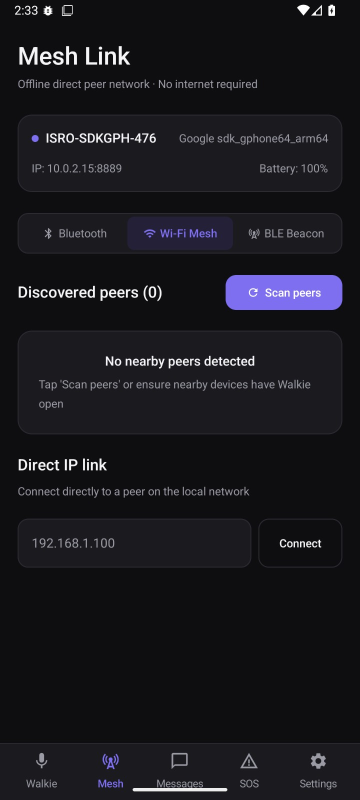
#> input picture docs/screenshots/raw/mesh-link.png, 720 x 1600 px (shown at 1/2 size)
$ python compose_mockup.py
#> lines starting #> are read from the running program, lines starting #| are printed output that depends on the picture; after the words box and inside, x2 and y2 are one past the last pixel; in counts of white or black regions, pixels touching at a corner belong together
"""Wraps raw phone screenshots in a premium phone-bezel frame for the README.

GitHub's markdown renderer strips CSS, so a "phone mockup" has to be a flattened
image with the bezel already baked in rather than drawn with HTML/CSS. This is
100% original vector-style artwork drawn with Pillow -- deliberately not a
downloaded photorealistic device render, since none of the free ones we found
(e.g. community "device frame" datasets scraping real iPhone/Pixel product
photography) ship with a clear license to redistribute in another public repo.

Usage:
    python compose_mockup.py

Reads every *.png in docs/screenshots/raw/ and writes a framed version with the
same filename to docs/screenshots/ (which is what README.md actually embeds).
"""

from pathlib import Path

import numpy as np
from PIL import Image, ImageDraw, ImageFilter

ROOT = Path(__file__).resolve().parents[2]
RAW_DIR = ROOT / "docs" / "screenshots" / "raw"
OUT_DIR = ROOT / "docs" / "screenshots"

BEZEL = 16                 # metallic edge thickness around the screen
CORNER_RADIUS = 64         # outer frame corner radius (modern-phone-ish)
SCREEN_RADIUS = 52         # inner screenshot corner radius
CAMERA_RADIUS = 9          # punch-hole selfie camera
SHADOW_BLUR = 36
SHADOW_MARGIN = 60
SUPERSAMPLE = 3            # render big, downsample for anti-aliased edges

BEZEL_LIGHT = (72, 74, 82, 255)
BEZEL_DARK = (14, 15, 18, 255)
SCREEN_RING = (46, 48, 56, 255)      # thin inner ring between bezel and screen
CAMERA_COLOR = (4, 4, 6, 255)
CAMERA_GLINT = (60, 70, 90, 200)
BUTTON_COLOR = (54, 56, 64, 255)
SHADOW_COLOR = (0, 0, 0, 110)


def rounded_mask(size: tuple[int, int], radius: int) -> Image.Image:
    mask = Image.new("L", size, 0)
    draw = ImageDraw.Draw(mask)
    draw.rounded_rectangle([(0, 0), (size[0] - 1, size[1] - 1)], radius=radius, fill=255)
    return mask


def metallic_gradient(size: tuple[int, int]) -> Image.Image:
    """Diagonal light-to-dark sweep so the edge reads as brushed metal, not flat paint."""
    w, h = size
    yy, xx = np.mgrid[0:h, 0:w]
    t = (xx + yy) / float(w + h)
    v = 0.5 + 0.5 * np.sin(t * np.pi * 1.6 - 0.6)
    arr = np.clip(v * 255, 0, 255).astype(np.uint8)
    grad = Image.fromarray(arr, mode="L")
    return grad.filter(ImageFilter.GaussianBlur(w * 0.03))


def compose_one(src_path: Path, dst_path: Path) -> None:
    shot = Image.open(src_path).convert("RGBA")
    w, h = shot.size
#> w = 720; h = 1600
    S = SUPERSAMPLE

    bezel = BEZEL * S
    corner_r = CORNER_RADIUS * S
    screen_r = SCREEN_RADIUS * S
    ring = max(1, 3 * S)

    frame_w, frame_h = (w + bezel * 2) * 1, (h + bezel * 2) * 1
#> frame_w = 816; frame_h = 1696
    shot_big = shot.resize((w * S, h * S), Image.LANCZOS)
    fw, fh = w * S + bezel * 2, h * S + bezel * 2
#> fw = 2256; fh = 4896

    canvas_w = fw + SHADOW_MARGIN * S * 2
#> canvas_w = 2616
    canvas_h = fh + SHADOW_MARGIN * S * 2
#> canvas_h = 5256
    canvas = Image.new("RGBA", (canvas_w, canvas_h), (0, 0, 0, 0))
#> canvas: PIL image 2616x5256 RGBA; every value is 0

    # --- Soft drop shadow ---
    shadow = Image.new("RGBA", (canvas_w, canvas_h), (0, 0, 0, 0))
    ImageDraw.Draw(shadow).rounded_rectangle(
        [
            (SHADOW_MARGIN * S, SHADOW_MARGIN * S + 14 * S),
            (SHADOW_MARGIN * S + fw, SHADOW_MARGIN * S + fh + 14 * S),
        ],
        radius=corner_r,
        fill=SHADOW_COLOR,
    )
    shadow = shadow.filter(ImageFilter.GaussianBlur(SHADOW_BLUR * S / 2))
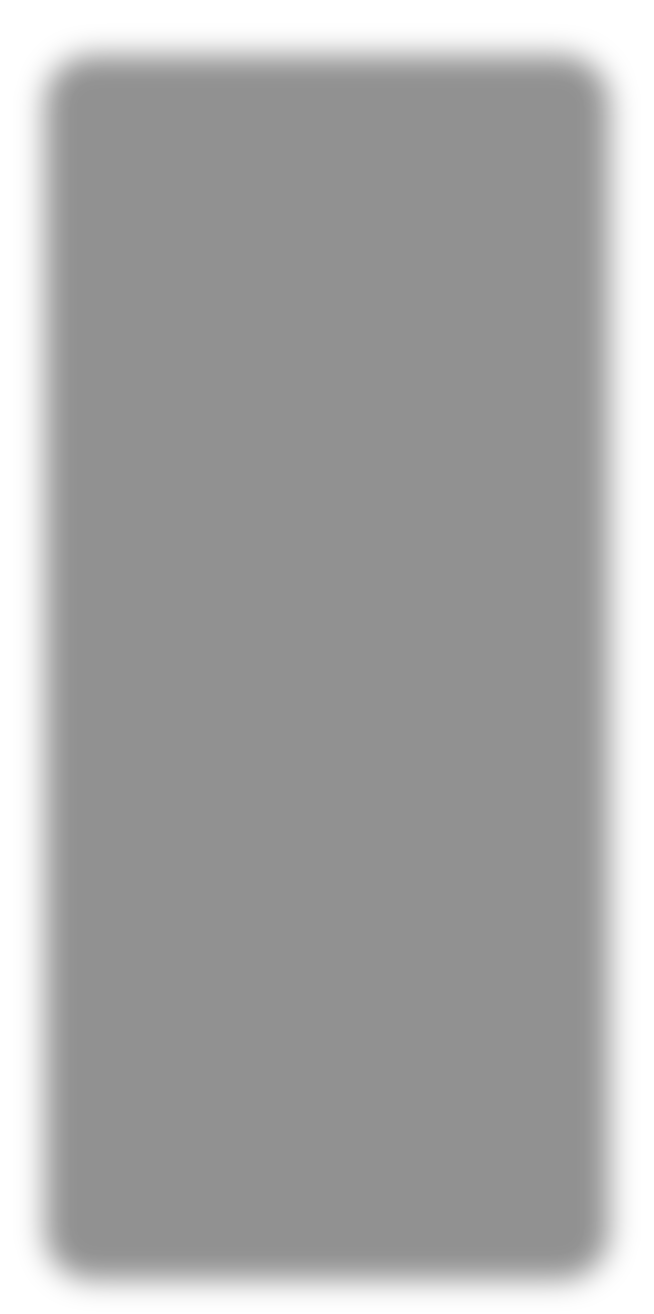
#> shadow: PIL image 2616x5256 RGBA (shown at 1/4 size); mean R, G, B, A 0, 0, 0, 88.2; transparent parts drawn white
    canvas = Image.alpha_composite(canvas, shadow)

    # --- Metallic bezel body (gradient, not flat) ---
    frame = Image.new("RGBA", (fw, fh), (0, 0, 0, 0))
#> frame: PIL image 2256x4896 RGBA; every value is 0
    frame_mask = rounded_mask((fw, fh), corner_r)
#> in rounded_mask, `mask = Image.new("L", size, 0)`: mask: PIL image 2256x4896 L; every value is 0
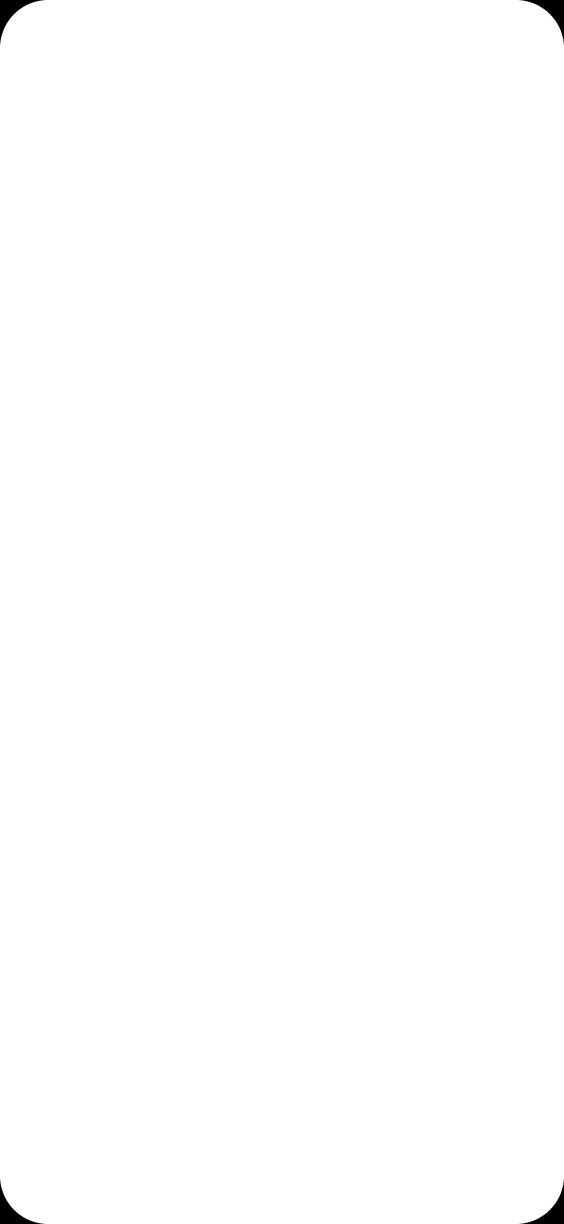
#> frame_mask: PIL image 2256x4896 L (shown at 1/4 size); 99.7% white; 4 black regions, box (x1, y1, x2, y2) and area: (0, 0, 179, 179) 7966, (2077, 0, 2256, 179) 7966, (0, 4717, 179, 4896) 7966, (2077, 4717, 2256, 4896) 7966
    grad = metallic_gradient((fw, fh))
#> in metallic_gradient, `grad = Image.fromarray(arr, mode="L")`:
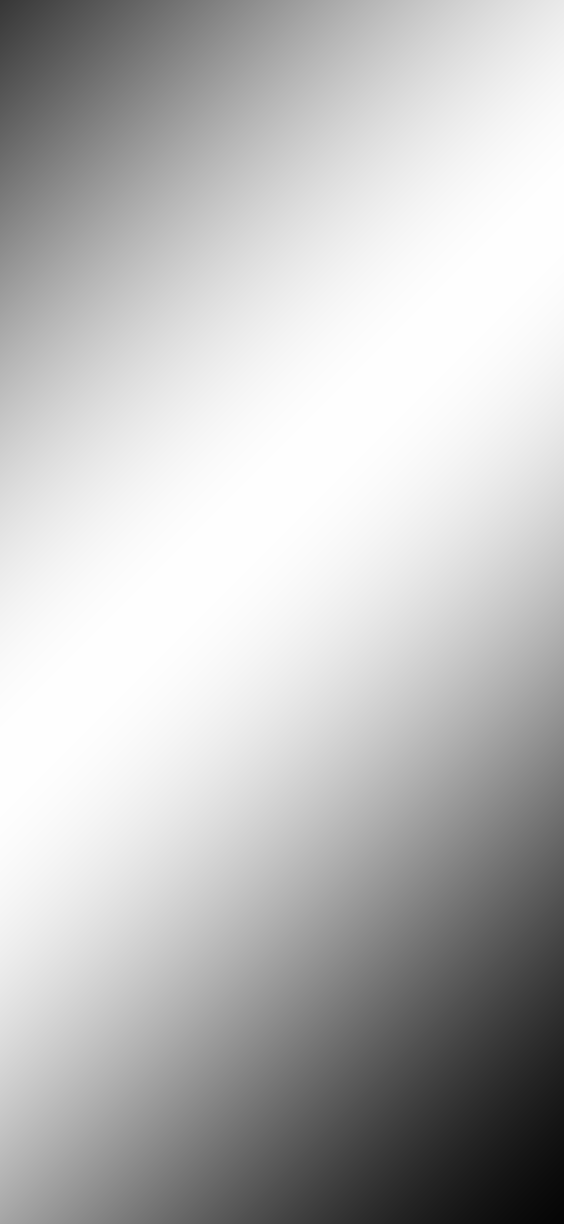
#> grad: PIL image 2256x4896 L (shown at 1/4 size); min 5, max 254, mean 189
    dark_layer = Image.new("RGBA", (fw, fh), BEZEL_DARK)
    light_layer = Image.new("RGBA", (fw, fh), BEZEL_LIGHT)
    metal = Image.composite(light_layer, dark_layer, grad)
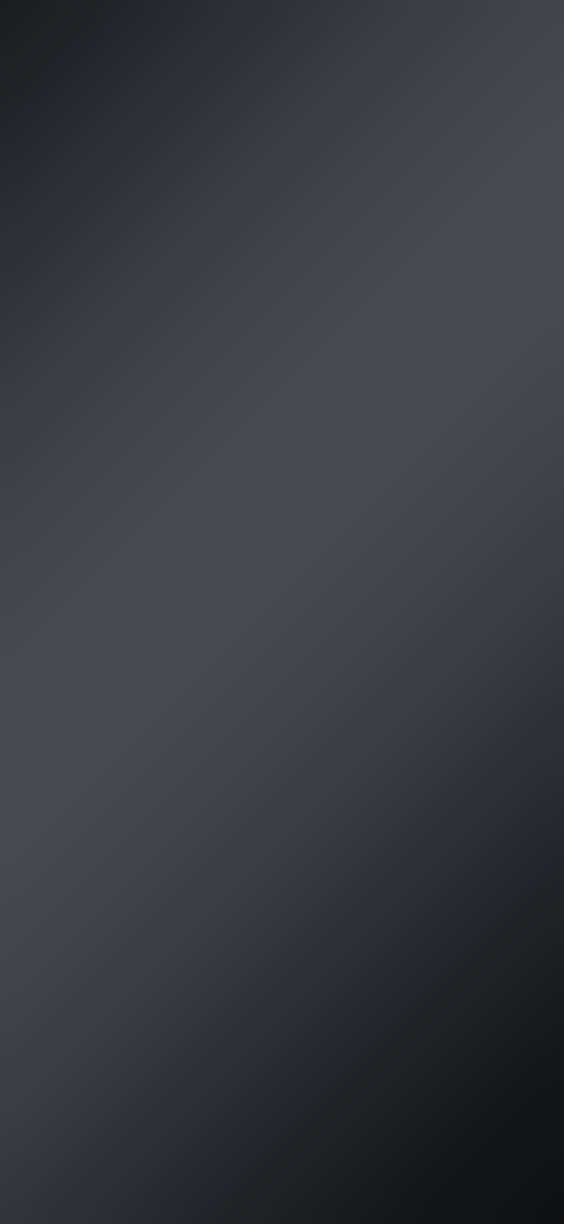
#> metal: PIL image 2256x4896 RGBA (shown at 1/4 size); mean R, G, B, A 57, 58.8, 65.4, 255
    frame.paste(metal, (0, 0), frame_mask)

    # Thin inner ring (subtle contrast line separating bezel from glass).
    ring_rect_mask = Image.new("L", (fw, fh), 0)
    ring_draw = ImageDraw.Draw(ring_rect_mask)
    ring_draw.rounded_rectangle(
        [(bezel - ring, bezel - ring), (fw - bezel + ring - 1, fh - bezel + ring - 1)],
        radius=screen_r + ring,
        fill=255,
    )
    ring_draw.rounded_rectangle(
        [(bezel, bezel), (fw - bezel - 1, fh - bezel - 1)], radius=screen_r, fill=0
    )
    ring_layer = Image.new("RGBA", (fw, fh), SCREEN_RING)
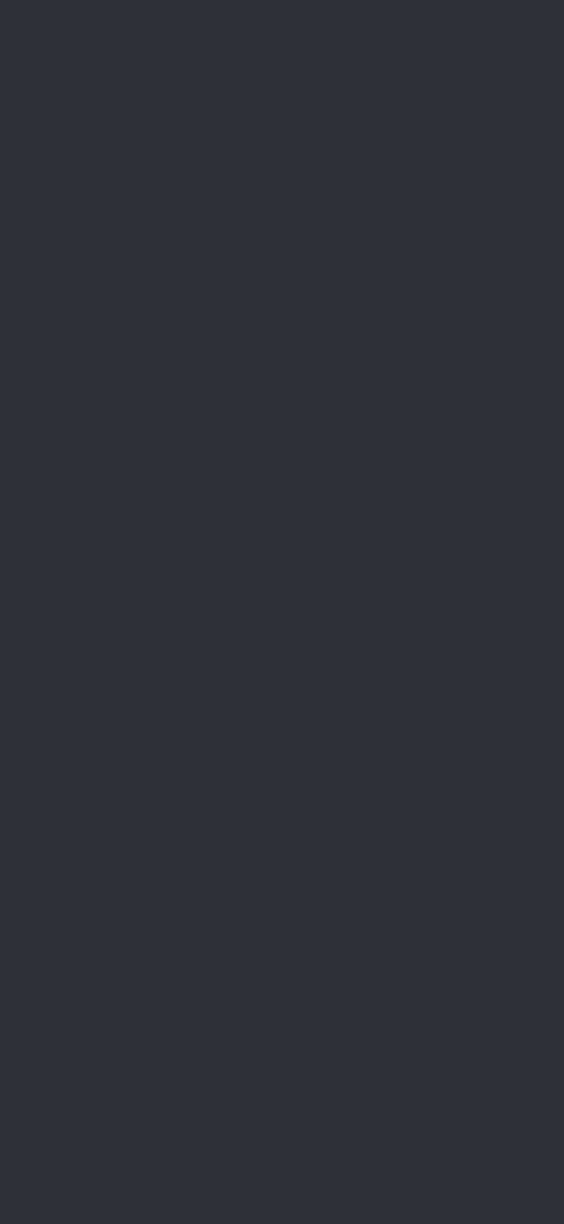
#> ring_layer: PIL image 2256x4896 RGBA (shown at 1/4 size); mean R, G, B, A 46, 48, 56, 255
    frame.paste(ring_layer, (0, 0), ring_rect_mask)

    # --- Screenshot inset with rounded corners ---
    shot_masked = Image.new("RGBA", (w * S, h * S), (0, 0, 0, 0))
#> shot_masked: PIL image 2160x4800 RGBA; every value is 0
    shot_masked.paste(shot_big, (0, 0), rounded_mask((w * S, h * S), screen_r))
#> in rounded_mask (call 2), `mask = Image.new("L", size, 0)`: mask: PIL image 2160x4800 L; every value is 0
    frame.paste(shot_masked, (bezel, bezel), shot_masked)

    # --- Subtle glass highlight streak across the top third of the screen ---
    highlight = Image.new("RGBA", (w * S, h * S), (0, 0, 0, 0))
    hl_draw = ImageDraw.Draw(highlight)
    band_w = int(w * S * 0.55)
#> band_w = 1188
    hl_draw.polygon(
        [
            (0, 0),
            (band_w, 0),
            (int(band_w * 0.35), int(h * S * 0.42)),
            (0, int(h * S * 0.42)),
        ],
        fill=(255, 255, 255, 22),
    )
    highlight = highlight.filter(ImageFilter.GaussianBlur(w * S * 0.02))
    highlight_masked = Image.new("RGBA", (w * S, h * S), (0, 0, 0, 0))
    highlight_masked.paste(highlight, (0, 0), rounded_mask((w * S, h * S), screen_r))
    frame.alpha_composite(highlight_masked, (bezel, bezel))

    # --- Punch-hole selfie camera ---
    cam_cx, cam_r = fw // 2, CAMERA_RADIUS * S
#> cam_cx = 1128; cam_r = 27
    cam_cy = bezel // 2 + 4 * S
    cam_draw = ImageDraw.Draw(frame)
    cam_draw.ellipse(
        [(cam_cx - cam_r, cam_cy - cam_r), (cam_cx + cam_r, cam_cy + cam_r)], fill=CAMERA_COLOR
    )
    glint_r = max(1, cam_r // 3)
#> glint_r = 9
    cam_draw.ellipse(
        [
            (cam_cx - glint_r - cam_r * 0.3, cam_cy - glint_r - cam_r * 0.3),
            (cam_cx + glint_r - cam_r * 0.3, cam_cy + glint_r - cam_r * 0.3),
        ],
        fill=CAMERA_GLINT,
    )

    # --- Side buttons (power + volume rocker), right edge ---
    btn_w = max(2, int(2.5 * S))
    def side_button(y0_frac: float, y1_frac: float) -> None:
        cam_draw.rounded_rectangle(
            [(fw - btn_w // 2, int(fh * y0_frac)), (fw + btn_w, int(fh * y1_frac))],
            radius=btn_w,
            fill=BUTTON_COLOR,
        )
    side_button(0.14, 0.22)   # power
    side_button(0.27, 0.33)   # volume up
    side_button(0.34, 0.40)   # volume down

    canvas.alpha_composite(frame, (SHADOW_MARGIN * S, SHADOW_MARGIN * S))
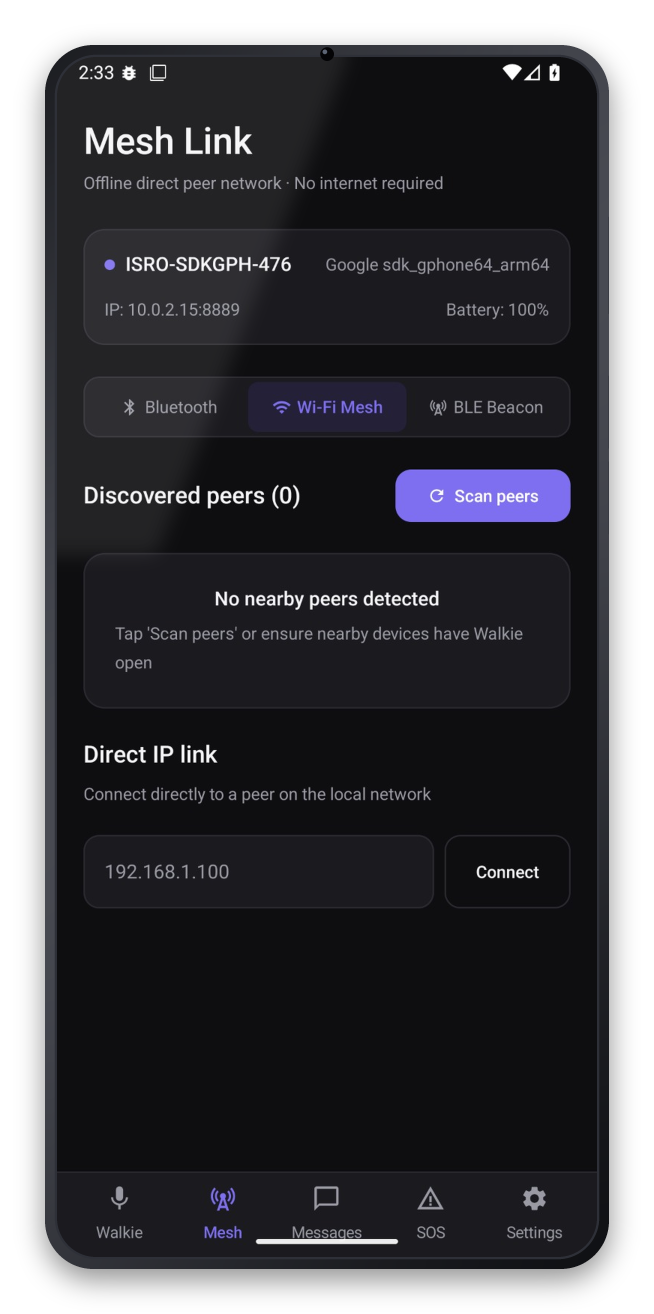
#> canvas: PIL image 2616x5256 RGBA (shown at 1/4 size); mean R, G, B, A 23.6, 23.2, 27.4, 206.9; transparent parts drawn white
    canvas = canvas.resize((canvas_w // S, canvas_h // S), Image.LANCZOS)
#> canvas: PIL image 872x1752 RGBA
    canvas.save(dst_path)
    print(f"wrote {dst_path.relative_to(ROOT)} ({canvas.size[0]}x{canvas.size[1]})")
#| wrote docs/screenshots/mesh-link.png (872x1752)


def main() -> None:
    if not RAW_DIR.exists():
        print(f"no raw screenshots found at {RAW_DIR}")
        return
    pngs = sorted(RAW_DIR.glob("*.png"))
    if not pngs:
        print(f"{RAW_DIR} is empty — drop raw screenshots there first")
        return
    OUT_DIR.mkdir(parents=True, exist_ok=True)
    for src in pngs:
        compose_one(src, OUT_DIR / src.name)


if __name__ == "__main__":
    main()
